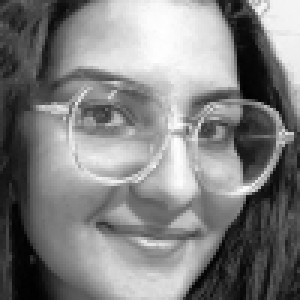
#> input picture data/processed/subject_000/imp_000.png, 100 x 100 px (shown 3 times larger); its folder holds 3 pictures in this run
$ python face_extractors.py   (older library calls are emulated)
#> lines starting #> are read from the running program, lines starting #| are printed output that depends on the picture
"""
src/face_extractors.py
Task 1.2 Mathematical Face Feature Extractors.
"""
import importlib
import os
import sys

PROJECT_ROOT = os.path.abspath(os.path.join(os.path.dirname(__file__), ".."))
if PROJECT_ROOT not in sys.path:
    sys.path.insert(0, PROJECT_ROOT)

import numpy as np
import cv2
try:
    from skimage.feature import local_binary_pattern
except ImportError:
    local_binary_pattern = None
from sklearn.decomposition import PCA
from src.base_interfaces import BaseFeatureExtractor


# [34 lines left out: function _numpy_nri_uniform_lbp_p8_r2, not called in this run]


# ─────────────────────────────────────────────────────────────
# 1. HOG Extractor (576D)
# ─────────────────────────────────────────────────────────────
class HOGExtractor(BaseFeatureExtractor):
    """
    HOG Feature Extractor:
    Sobel gradients, 8x8 pixel cells, 2x2 cell blocks, 9 bins (0-180 deg).
    Output shape: (N, 576) float32.
    """

    def __init__(self):
        self._fitted = False
        self.hog_desc = None

    def _get_hog(self):
        if self.hog_desc is None:
            try:
                importlib.import_module("cv2.objdetect")
            except ImportError:
                pass
            hog_cls = getattr(cv2, "HOGDescriptor", None)
            if hog_cls is None:
                objdetect_mod = getattr(cv2, "objdetect", None)
                if objdetect_mod is not None:
                    hog_cls = getattr(objdetect_mod, "HOGDescriptor", None)

            if hog_cls is not None:
                try:
                    self.hog_desc = hog_cls(
                        _winSize=(64, 64),
                        _blockSize=(16, 16),
                        _blockStride=(16, 16),
                        _cellSize=(8, 8),
                        _nbins=9,
                    )
                except Exception:
                    self.hog_desc = None
        return self.hog_desc

    # [38 lines left out: functions _compute_numpy_hog, __getstate__, not called in this run]

    def __setstate__(self, state):
        self.__dict__.update(state)
        self.hog_desc = None

    def fit(self, samples: list) -> "HOGExtractor":
        self._fitted = True
        return self

    def _extract_one(self, img: np.ndarray) -> np.ndarray:
        img_resized = cv2.resize(img, (64, 64))
        hog_obj = self._get_hog()
        if hog_obj is not None:
            try:
                h = hog_obj.compute(img_resized).flatten()
                return h.astype(np.float32)
            except Exception:
                pass
        return self._compute_numpy_hog(img_resized)

    def transform(self, samples: list) -> np.ndarray:
        return np.array([self._extract_one(img) for img in samples], dtype=np.float32)


# ─────────────────────────────────────────────────────────────
# 2. Uniform LBP Extractor (944D)
# ─────────────────────────────────────────────────────────────
class LBPExtractor(BaseFeatureExtractor):
    """
    Uniform LBP Feature Extractor (non-rotation-invariant uniform patterns):
    R=2, P=8 neighbours -> exactly 59 uniform-pattern bins per block,
    4x4 spatial grid (16 blocks) -> 16 x 59 = 944 dimensions.
    Output shape: (N, 944) float32.

    NOTE: the task text says P=16, but P=16 gives 243 uniform patterns, so
    16 x 243 = 3888 != 944. P=8 is the only setting that yields 59 bins/944D.
    """

    def __init__(self, radius: int = 2, n_points: int = 8, grid: int = 4):
        self.radius = radius
        self.n_points = n_points
        self.grid = grid
        self.n_bins = 59

    def fit(self, samples: list) -> "LBPExtractor":
        return self

    def _extract_one(self, img: np.ndarray) -> np.ndarray:
        if local_binary_pattern is not None:
            lbp_map = local_binary_pattern(img, P=self.n_points, R=self.radius, method="nri_uniform")
        else:
            lbp_map = _numpy_nri_uniform_lbp_p8_r2(img)
        h, w = img.shape[:2]
        ch, cw = h // self.grid, w // self.grid
        hist_all = []

        for r in range(self.grid):
            for c in range(self.grid):
                cell = lbp_map[r * ch : (r + 1) * ch, c * cw : (c + 1) * cw]
                hist, _ = np.histogram(cell, bins=self.n_bins, range=(0, self.n_bins))
                hist = hist.astype(np.float32)
                s = float(hist.sum())
                if s > 0:
                    hist /= s
                hist_all.append(hist)
        return np.concatenate(hist_all).astype(np.float32)

    def transform(self, samples: list) -> np.ndarray:
        return np.array([self._extract_one(img) for img in samples], dtype=np.float32)


# ─────────────────────────────────────────────────────────────
# 3. PCA Eigenface Extractor (50D)
# ─────────────────────────────────────────────────────────────
class PCAFaceExtractor(BaseFeatureExtractor):
    """
    PCA Eigenface Extractor:
    Retains top 50 orthogonal eigenvectors capturing >85% variance.
    Output shape: (N, 50) float32.
    """

    def __init__(self, n_components: int = 50):
        self.n_components = n_components
        self.pca = PCA(n_components=n_components, whiten=False)

    def fit(self, samples: list) -> "PCAFaceExtractor":
        X = np.array([img.flatten() for img in samples], dtype=np.float32)
        self.pca.fit(X)
        return self

    def transform(self, samples: list) -> np.ndarray:
        X = np.array([img.flatten() for img in samples], dtype=np.float32)
        return self.pca.transform(X).astype(np.float32)


if __name__ == "__main__":
    import glob

    paths = sorted(glob.glob(os.path.join(PROJECT_ROOT, "data", "processed", "*", "*.png")))
    if not paths:
        print("[ERROR] No processed images found. Run 'python process_all_data.py' first.")
        sys.exit(1)

    imgs = [img for img in (cv2.imread(p, cv2.IMREAD_GRAYSCALE) for p in paths) if img is not None]
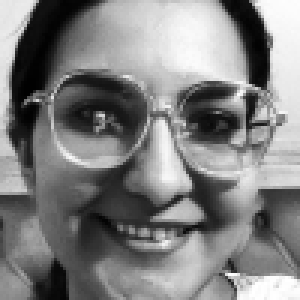
#> input picture data/processed/subject_000/imp_001.png, 100 x 100 px (shown 3 times larger)
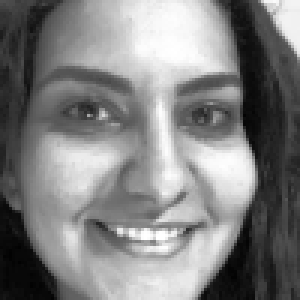
#> input picture data/processed/subject_000/imp_002.png, 100 x 100 px (shown 3 times larger)
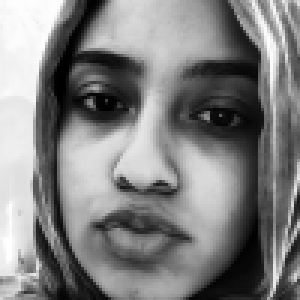
#> input picture data/processed/subject_001/img_000.png, 100 x 100 px (shown 3 times larger)
#> imgs = 4 items
    print(f"[DATA] Loaded {len(imgs)} processed 100x100 face images.")
#| [DATA] Loaded 4 processed 100x100 face images.

    hog = HOGExtractor().fit(imgs).transform(imgs)
#> in _extract_one, img is the input picture: shape (100, 100); min 1, max 254, mean 128.1
#> in _extract_one, `h = hog_obj.compute(img_resized).flatten()`: h = 576 values, max 0.356 at index 406, min 8.67e-05 at index 92, mean 0.132
#> in _extract_one, img is the input picture: shape (100, 100); min 1, max 255, mean 128.2
#> in _extract_one, img is the input picture: shape (100, 100); min 2, max 255, mean 128.2
#> in _extract_one (call 4), `img_resized = cv2.resize(img, (64, 64))`:
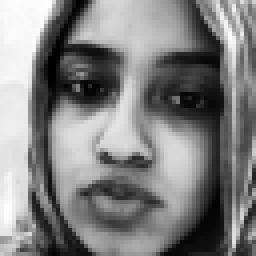
#> img_resized: shape (64, 64) (shown 4 times larger); min 0, max 254, mean 128.6
#> in _extract_one, img is the input picture: shape (100, 100); min 0, max 255, mean 128.5
#> in _extract_one (call 4), `h = hog_obj.compute(img_resized).flatten()`: h = 576 values, max 0.428 at index 18, min 0.000404 at index 451, mean 0.124
    lbp = LBPExtractor().fit(imgs).transform(imgs)
#> after the loop in _extract_one, `for r in range(self.grid):`:
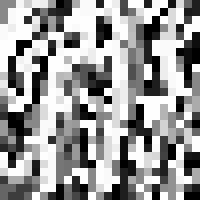
#> cell: shape (25, 25) float64 (shown 8 times larger); min 0, max 58, mean 34.7; drawn with min black and max white
#> after the loop in _extract_one, `for r in range(self.grid):`: hist_all = 16 items
#> in _extract_one (call 4), `lbp_map = local_binary_pattern(img, P=self.n_points, R=self.radius, me..`:
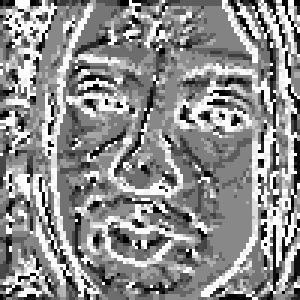
#> lbp_map: shape (100, 100) float64 (shown 3 times larger); min 0, max 58, mean 32.1; drawn with min black and max white
#> after the loop in _extract_one (call 4), `for r in range(self.grid):`:
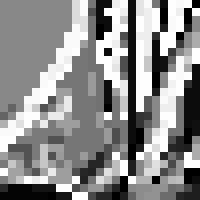
#> cell: shape (25, 25) float64 (shown 8 times larger); min 0, max 58, mean 32.2; drawn with min black and max white
    pca_ex = PCAFaceExtractor(50).fit(imgs)
#> (the run stopped early here; a loop or call above may not have finished)
